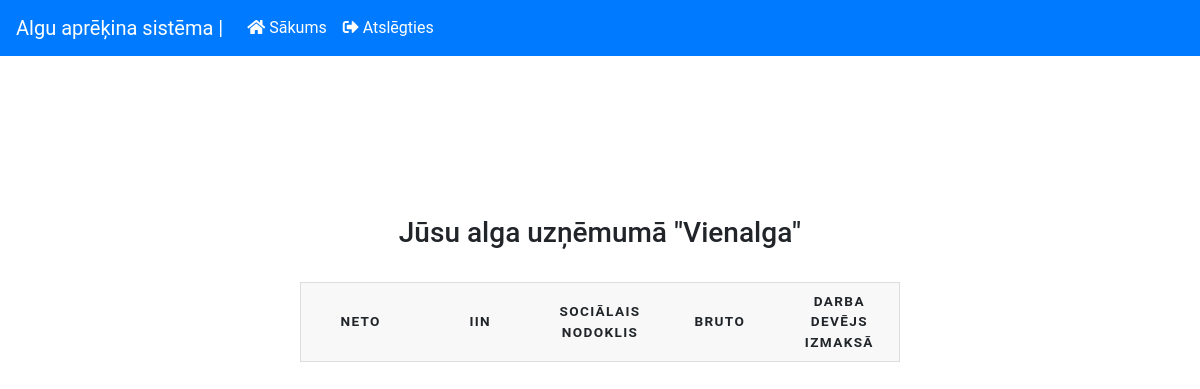
Before: /dashboard-view.php (signed in) with the older database file.
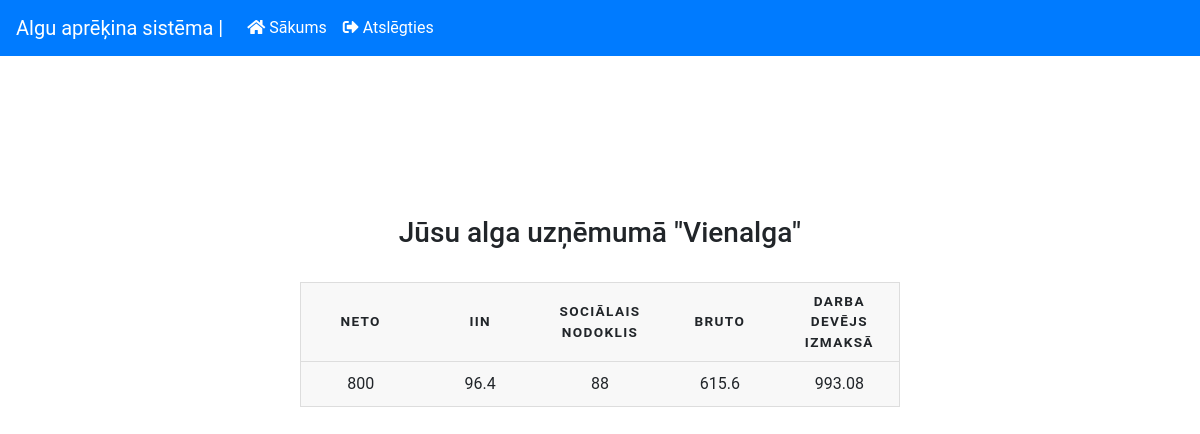
After: the same page with the newer database file.
### tables this page shows
CREATE TABLE `organizations` (
  `id` int(11) NOT NULL,
  `org_name` varchar(30) NOT NULL
);

CREATE TABLE `salary` (
  `id` int(11) NOT NULL,
  `org_id` int(11) NOT NULL,
  `user_id` int(11) NOT NULL,
  `salary` varchar(255) NOT NULL,
  `IIN` double NOT NULL,
  `socialais_nod` double NOT NULL,
  `darba_dev_izmaksas` double NOT NULL
);

### includes/Role.php (called while the page is built, shortened)
<?php
class Role{
    private $con;
    function __construct(){
        include_once("database/db.php");
        $db = new Database();
        $this->con = $db ->connect();
    }
    public function superAdmin(){
        $userId = $_SESSION["userid"];
        $result = $this->con->prepare("
                SELECT role
                FROM users
                WHERE id = $userId
        ");
        $result->execute();
        $result->store_result();
        $result->bind_result($userRole);
    }
	public function admin(){
        $userId = $_SESSION["userid"];
        $result = $this->con->prepare("
                SELECT role
                FROM users
                WHERE id = $userId
        ");
        $result->execute();
        $result->store_result();
        $result->bind_result($userRole);
    }
    public function user(){
        $userId = $_SESSION["userid"];
        $result = $this->con->prepare("
                SELECT role
                FROM users
                WHERE id = $userId
        ");
        $result->execute();
        $result->store_result();
        $result->bind_result($userRole);
        if ($userRole == "User" ){
            return true;
        }
    }
}

### database/db.php (called while the page is built, shortened)
<?php
class Database
{
  public function connect(){
    $this->con = new Mysqli(HOST, USER, PASS, DB);
    if ($this->con) {
      return $this->con;
    }
    return "DATABASE_CONNECTION_FAIL";
  }
}
 ?>

### includes/Organization.php (called while the page is built, shortened)
<?php
class Organization{
    public function getCurrentUserOrganization(){
        $userId = $_SESSION["userid"];
        include_once("database/db.php");
        $db = new Database();
        $this->con = $db->connect();
        $res = $this->con->query("SELECT organizations.org_name FROM organizations LEFT JOIN users ON organizations.id = users.org_key WHERE users.id = $userId");
        foreach($res as $row){
            $name = $row["org_name"];
        }
        return $name;
    }
}

### dashboard-view.php (the view, shortened to what this page needs)
<?php
include_once("./templates/header.php");
include_once("./includes/Role.php");
include_once("./includes/Salary.php");
include_once("./includes/Organization.php");
?>
<?php if (isset($_SESSION['isLoggedIn']) && $_SESSION['isLoggedIn'] == true): ?>
    <?php $role = new Role;
          $obj = new Organization; ?>
	<?php if ($role->user()): ?>
    <h3>Jūsu alga uzņēmumā "<?php echo $obj->getCurrentUserOrganization() ?>" </h3>
    <table class="mainTable">
        <thead>
          <tr>
            <th>Neto</th>
            <th>IIN</th>
            <th>Sociālais nodoklis</th>
            <th>Bruto</th>
            <th>Darba devējs izmaksā</th>
          </tr>
        <thead>
        <tbody>
          <?php
            $salary = new Salary;
            echo $salary->loadCurrentUserSalary();
          ?>
    </table>
	<?php
    elseif ($role->admin()): ?>
        <p>can add user salary</p>
	<?php
    elseif ($role->superAdmin()): ?>
        <p>can add organizations and users</p>
	<?php
    else: ?>
      <?php header("Location:  http://127.0.0.1/CMS_Algas/Faili/"); ?>
	<?php
    endif; ?>
	<?php
endif; ?>

### templates/header.php (shortened to what this page needs)
<?php
include_once ("includes/Role.php"); ?>
<!DOCTYPE html>
<html lang="en" dir="ltr">
<head>
    <link rel="stylesheet" href="https://maxcdn.bootstrapcdn.com/bootstrap/4.0.0/css/bootstrap.min.css"
>
    <link rel="stylesheet" href="https://use.fontawesome.com/releases/v5.8.2/css/all.css">
    <link rel="stylesheet" href="./css/style.css">
</head>
<body>
<nav class="navbar navbar-expand-lg navbar-dark bg-primary">
    <a class="navbar-brand" href="#">Algu aprēķina sistēma |</a>
    <div class="collapse navbar-collapse" id="navbarNav">
        <ul class="navbar-nav">
            <li class="nav-item active">
                <a class="nav-link" href="dashboard-view.php"><i class="fa fa-home">&nbsp;</i>Sākums</a>
            </li>
            <?php if (isset($_SESSION["isLoggedIn"])): ?>
                  <?php $role = new Role; ?>
                  <?php if ($role->superAdmin()): ?>
                      <li class="nav-item active">
                          <a class="nav-link" href="organization-view.php"><i class="far fa-building">&nbsp;</i>Organizācijas</a>
                      </li>
					   <li class="nav-item active">
                      <a class="nav-link" href="user-view.php"><i class="fa fa-user">&nbsp;</i>Lietotāji</a>
                  </li>
                  <?php
    elseif ($role->admin()): ?>
                      <li class="nav-item active">
                          <a class="nav-link" href="add-salary-view.php"><i class="fa fa-plus ">&nbsp;</i>Algas</a>
                      </li>
					   <li class="nav-item active">
                      <a class="nav-link" href="user-view.php"><i class="fa fa-user">&nbsp;</i>Lietotāji</a>
                  </li>
                  <?php
    endif; ?>
                  <li class="nav-item active">
                      <a class="nav-link" href="logout.php"><i class="fas fa-sign-out-alt">&nbsp;</i>Atslēgties</a>
                  </li>
            <?php
endif; ?>
        </ul>
    </div>
</nav>

### includes/Salary.php (shortened to what this page needs)
<?php
class Salary{
    public function loadCurrentUserSalary(){
        $userId = $_SESSION["userid"];
        include_once("database/db.php");
        $db = new Database();
        $this->con = $db->connect();
        $res = $this->con->query("SELECT * FROM salary WHERE user_id = $userId");
        foreach($res as $row){
            $salary = $row["salary"];
            $IIN = $row["IIN"];
            $socNod = $row["socialais_nod"];
            $count = $salary - $IIN - $socNod;
            $darbaDevejaIzmaksas = $row["darba_dev_izmaksas"];
            echo '<tr>
                  <td>'.$salary.'</td>
                  <td>'.$IIN.'</td>
                  <td>'.$socNod.'</td>
                  <td>'.$count.'</td>
                  <td>'.$darbaDevejaIzmaksas.'</td>
                  </tr>';
        }
    }
}

### css/style.css (style rules this page uses)
body { font-family: Roboto, sans-serif; }
h3 { margin-top: 10rem; margin-bottom: 2rem; text-align: center; }
table { border: 1px solid #ccc; border-collapse: collapse; margin: 0; padding: 0; width: 50%; table-layout: fixed; align: center; }
table.mainTable { margin-left:auto; margin-right:auto; }
table tr { background-color: #f8f8f8; border: 1px solid #ddd; padding: .35em; }
table th, table td { padding: .625em; text-align: center; }
table th { font-size: .85em; letter-spacing: .1em; text-transform: uppercase; }

Changed rows visible on the page:
added salary: salary "800", IIN "96.4", socialais_nod "88", count "615.6", darba_dev_izmaksas "993.08"
